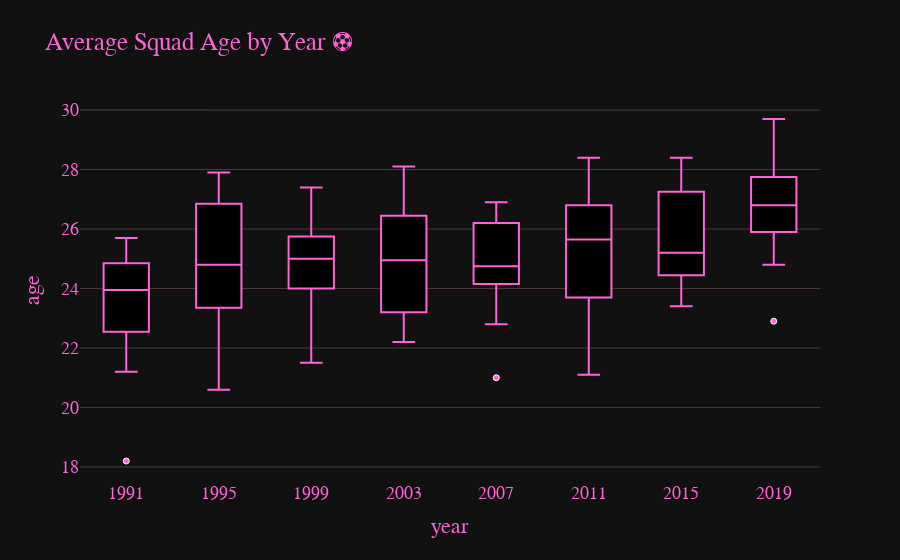

Notebook source saved alongside this figure:
### Code cell
fig = px.box(df, x = "year", y = "age", color = "year", color_discrete_sequence = ["#FF64D6"],
            title = "Average Squad Age by Year ⚽")
fig.update_yaxes(showgrid=True, gridwidth=0.25, gridcolor='LightPink')
fig.update_layout(template = "plotly_dark", font = dict(family = "PT Sans", size = 18, color = "#FF64D6"))
fig.update_traces(fillcolor = "#000000", showlegend = False)
fig.update_traces(marker = dict(size = 6, line = dict(width = 1, color = "#FFFFFF")))
fig.show()

### Figure 1 — Plotly figure (JSON) as saved in the notebook; plotly's stock layout.template omitted (floating-point values rounded to 4 significant figures)
{"data": [{"alignmentgroup": "True", "fillcolor": "#000000", "hovertemplate": "year=%{x}<br>age=%{y}<extra></extra>", "legendgroup": "2019", "marker": {"color": "#FF64D6", "line": {"color": "#FFFFFF", "width": 1}, "size": 6}, "name": "2019", "notched": false, "offsetgroup": "2019", "orientation": "v", "showlegend": false, "type": "box", "x": [2019, 2019, 2019, 2019, 2019, 2019, 2019, 2019, 2019, 2019, 2019, 2019, 2019, 2019, 2019, 2019, 2019, 2019, 2019, 2019, 2019, 2019, 2019, 2019], "x0": " ", "xaxis": "x", "y": [26.8, 25.4, 29.7, 27.7, 27.0, 26.8, 26.6, 27.8, 27.8, 25.5, 26.5, 22.9, 24.8, 26.9, 26.1, 27.6, 25.7, 26.8, 26.4, 27.5, 25.2, 28.5, 27.8, 28.8], "y0": " ", "yaxis": "y"}, {"alignmentgroup": "True", "fillcolor": "#000000", "hovertemplate": "year=%{x}<br>age=%{y}<extra></extra>", "legendgroup": "2015", "marker": {"color": "#FF64D6", "line": {"color": "#FFFFFF", "width": 1}, "size": 6}, "name": "2015", "notched": false, "offsetgroup": "2015", "orientation": "v", "showlegend": false, "type": "box", "x": [2015, 2015, 2015, 2015, 2015, 2015, 2015, 2015, 2015, 2015, 2015, 2015, 2015, 2015, 2015, 2015, 2015, 2015, 2015, 2015, 2015, 2015, 2015, 2015], "x0": " ", "xaxis": "x", "y": [23.6, 27.4, 25.1, 27.2, 23.6, 24.3, 25.0, 25.0, 23.4, 27.6, 27.3, 26.9, 27.9, 26.1, 24.3, 24.3, 24.9, 24.6, 26.7, 25.3, 28.1, 25.0, 25.7, 28.4], "y0": " ", "yaxis": "y"}, {"alignmentgroup": "True", "fillcolor": "#000000", "hovertemplate": "year=%{x}<br>age=%{y}<extra></extra>", "legendgroup": "2011", "marker": {"color": "#FF64D6", "line": {"color": "#FFFFFF", "width": 1}, "size": 6}, "name": "2011", "notched": false, "offsetgroup": "2011", "orientation": "v", "showlegend": false, "type": "box", "x": [2011, 2011, 2011, 2011, 2011, 2011, 2011, 2011, 2011, 2011, 2011, 2011, 2011, 2011, 2011, 2011], "x0": " ", "xaxis": "x", "y": [22.8, 27.0, 25.9, 22.4, 26.9, 26.1, 26.7, 26.4, 25.4, 21.1, 23.1, 24.4, 24.3, 24.7, 28.4, 28.3], "y0": " ", "yaxis": "y"}, {"alignmentgroup": "True", "fillcolor": "#000000", "hovertemplate": "year=%{x}<br>age=%{y}<extra></extra>", "legendgroup": "2007", "marker": {"color": "#FF64D6", "line": {"color": "#FFFFFF", "width": 1}, "size": 6}, "name": "2007", "notched": false, "offsetgroup": "2007", "orientation": "v", "showlegend": false, "type": "box", "x": [2007, 2007, 2007, 2007, 2007, 2007, 2007, 2007, 2007, 2007, 2007, 2007, 2007, 2007, 2007, 2007], "x0": " ", "xaxis": "x", "y": [21.0, 24.7, 25.7, 23.8, 24.9, 26.9, 24.8, 26.5, 24.5, 24.7, 22.8, 24.5, 23.6, 26.3, 26.1, 26.7], "y0": " ", "yaxis": "y"}, {"alignmentgroup": "True", "fillcolor": "#000000", "hovertemplate": "year=%{x}<br>age=%{y}<extra></extra>", "legendgroup": "2003", "marker": {"color": "#FF64D6", "line": {"color": "#FFFFFF", "width": 1}, "size": 6}, "name": "2003", "notched": false, "offsetgroup": "2003", "orientation": "v", "showlegend": false, "type": "box", "x": [2003, 2003, 2003, 2003, 2003, 2003, 2003, 2003, 2003, 2003, 2003, 2003, 2003, 2003, 2003, 2003], "x0": " ", "xaxis": "x", "y": [23.0, 23.4, 22.4, 22.7, 27.0, 25.2, 27.0, 25.4, 24.2, 24.6, 22.2, 24.7, 25.3, 28.1, 25.9, 28.1], "y0": " ", "yaxis": "y"}, {"alignmentgroup": "True", "fillcolor": "#000000", "hovertemplate": "year=%{x}<br>age=%{y}<extra></extra>", "legendgroup": "1999", "marker": {"color": "#FF64D6", "line": {"color": "#FFFFFF", "width": 1}, "size": 6}, "name": "1999", "notched": false, "offsetgroup": "1999", "orientation": "v", "showlegend": false, "type": "box", "x": [1999, 1999, 1999, 1999, 1999, 1999, 1999, 1999, 1999, 1999, 1999, 1999, 1999, 1999, 1999, 1999], "x0": " ", "xaxis": "x", "y": [25.0, 25.0, 25.9, 26.6, 25.5, 24.4, 23.6, 26.7, 23.0, 24.5, 21.5, 23.5, 25.1, 25.6, 24.6, 27.4], "y0": " ", "yaxis": "y"}, {"alignmentgroup": "True", "fillcolor": "#000000", "hovertemplate": "year=%{x}<br>age=%{y}<extra></extra>", "legendgroup": "1995", "marker": {"color": "#FF64D6", "line": {"color": "#FFFFFF", "width": 1}, "size": 6}, "name": "1995", "notched": false, "offsetgroup": "1995", "orientation": "v", "showlegend": false, "type": "box", "x": [1995, 1995, 1995, 1995, 1995, 1995, 1995, 1995, 1995, 1995, 1995, 1995], "x0": " ", "xaxis": "x", "y": [25.0, 27.9, 26.2, 24.3, 21.3, 27.8, 25.3, 22.6, 20.6, 24.6, 27.5, 24.1], "y0": " ", "yaxis": "y"}, {"alignmentgroup": "True", "fillcolor": "#000000", "hovertemplate": "year=%{x}<br>age=%{y}<extra></extra>", "legendgroup": "1991", "marker": {"color": "#FF64D6", "line": {"color": "#FFFFFF", "width": 1}, "size": 6}, "name": "1991", "notched": false, "offsetgroup": "1991", "orientation": "v", "showlegend": false, "type": "box", "x": [1991, 1991, 1991, 1991, 1991, 1991, 1991, 1991, 1991, 1991, 1991, 1991], "x0": " ", "xaxis": "x", "y": [25.7, 22.1, 21.2, 23.8, 23.8, 24.2, 24.3, 25.5, 18.2, 24.1, 25.4, 23.0], "y0": " ", "yaxis": "y"}], "layout": {"boxmode": "overlay", "font": {"color": "#FF64D6", "family": "PT Sans", "size": 18}, "legend": {"title": {"text": "year"}, "tracegroupgap": 0}, "title": {"text": "Average Squad Age by Year ⚽"}, "xaxis": {"anchor": "y", "categoryarray": [2019, 2015, 2011, 2007, 2003, 1999, 1995, 1991], "categoryorder": "array", "domain": [0.0, 1.0], "title": {"text": "year"}}, "yaxis": {"anchor": "x", "domain": [0.0, 1.0], "gridcolor": "LightPink", "gridwidth": 0.25, "showgrid": true, "title": {"text": "age"}}}}
